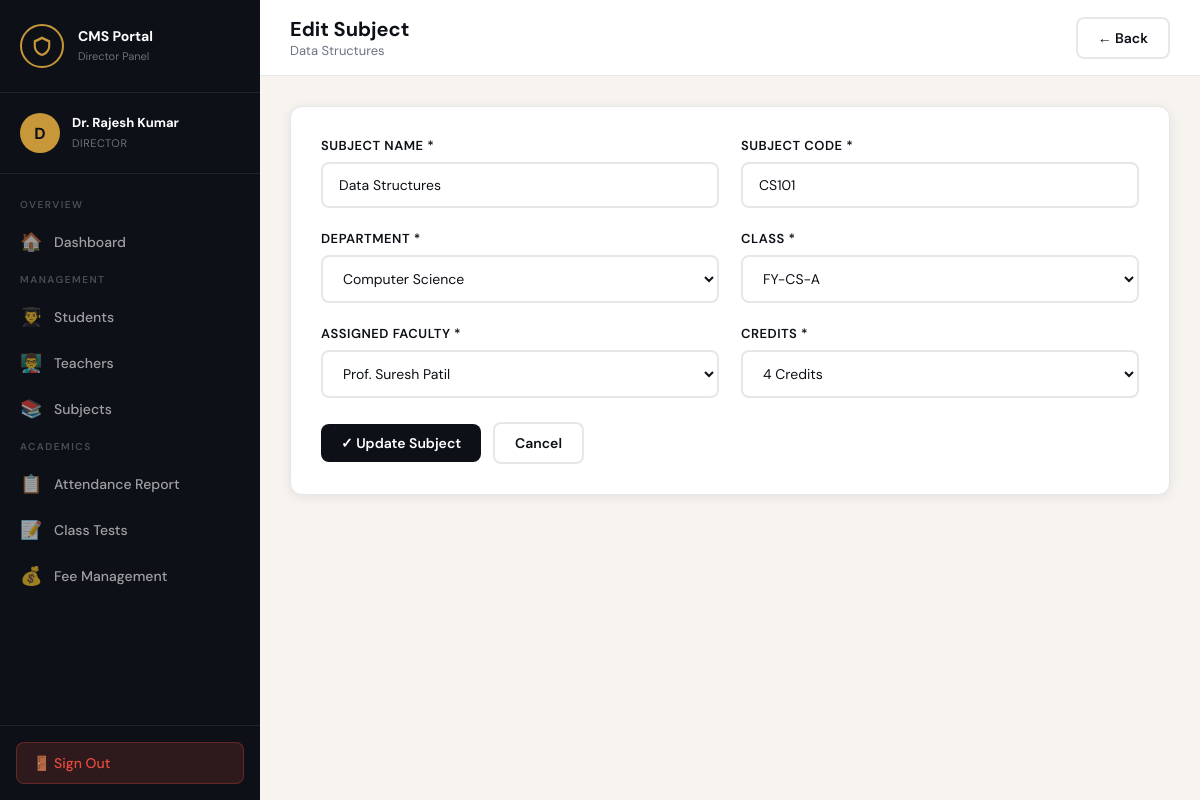
The page /subjects/edit.php?id=1 (signed in) on the database its author committed.
### tables this page shows
CREATE TABLE subjects (
    id INT AUTO_INCREMENT PRIMARY KEY,
    name VARCHAR(100) NOT NULL,
    code VARCHAR(20) UNIQUE NOT NULL,
    department_id INT,
    class_id INT,
    teacher_id INT,
    credits INT DEFAULT 3,
    FOREIGN KEY (department_id) REFERENCES departments(id) ON DELETE SET NULL,
    FOREIGN KEY (class_id) REFERENCES classes(id) ON DELETE SET NULL,
    FOREIGN KEY (teacher_id) REFERENCES teachers(id) ON DELETE SET NULL
);

CREATE TABLE departments (
    id INT AUTO_INCREMENT PRIMARY KEY,
    name VARCHAR(100) NOT NULL,
    code VARCHAR(20) UNIQUE NOT NULL,
    created_at TIMESTAMP DEFAULT CURRENT_TIMESTAMP
);

CREATE TABLE classes (
    id INT AUTO_INCREMENT PRIMARY KEY,
    name VARCHAR(50) NOT NULL,
    section VARCHAR(10),
    department_id INT,
    semester INT,
    academic_year VARCHAR(10),
    FOREIGN KEY (department_id) REFERENCES departments(id) ON DELETE SET NULL
);

CREATE TABLE teachers (
    id INT AUTO_INCREMENT PRIMARY KEY,
    user_id INT UNIQUE,
    employee_id VARCHAR(30) UNIQUE NOT NULL,
    department_id INT,
    designation VARCHAR(100),
    qualification VARCHAR(100),
    joining_date DATE,
    FOREIGN KEY (user_id) REFERENCES users(id) ON DELETE CASCADE,
    FOREIGN KEY (department_id) REFERENCES departments(id) ON DELETE SET NULL
);

CREATE TABLE users (
    id INT AUTO_INCREMENT PRIMARY KEY,
    name VARCHAR(100) NOT NULL,
    email VARCHAR(100) UNIQUE NOT NULL,
    password VARCHAR(255) NOT NULL,
    role ENUM('director','coordinator','faculty','student') NOT NULL,
    profile_pic VARCHAR(255) DEFAULT 'default.png',
    phone VARCHAR(15),
    address TEXT,
    is_active TINYINT(1) DEFAULT 1,
    created_at TIMESTAMP DEFAULT CURRENT_TIMESTAMP
);

### subjects/edit.php (the view, shortened to what this page needs)
<?php
require_once __DIR__ . '/../auth/session.php';
$id = (int)($_GET['id'] ?? 0);
$subject = $conn->query("SELECT * FROM subjects WHERE id=$id")->fetch_assoc();
$departments = $conn->query("SELECT * FROM departments ORDER BY name");
$classes     = $conn->query("SELECT * FROM classes ORDER BY name");
$teachers    = $conn->query("SELECT t.id, u.name FROM teachers t JOIN users u ON t.user_id=u.id ORDER BY u.name");
include __DIR__ . '/../includes/header.php';
?>
<div class="main">
  <div class="topbar">
    <div class="topbar-title"><h2>Edit Subject</h2><p><?= htmlspecialchars($subject['name']) ?></p></div>
    <div class="topbar-right"><a href="list.php" class="btn btn-outline">← Back</a></div>
  </div>
  <div class="content">
    <div class="form-card">
      <form method="POST">
        <div class="form-grid">
          <div class="form-group">
            <label>Subject Name *</label>
            <input type="text" name="name" value="<?= htmlspecialchars($subject['name']) ?>" required>
          </div>
          <div class="form-group">
            <label>Subject Code *</label>
            <input type="text" name="code" value="<?= htmlspecialchars($subject['code']) ?>" required>
          </div>
          <div class="form-group">
            <label>Department *</label>
            <select name="department_id" required style="padding:12px 16px;border:2px solid #e5e7eb;border-radius:8px;width:100%;font-size:14px;outline:none">
              <?php while($d=$departments->fetch_assoc()): ?>
              <option value="<?= $d['id'] ?>" <?= $subject['department_id']==$d['id']?'selected':'' ?>><?= htmlspecialchars($d['name']) ?></option>
              <?php endwhile; ?>
            </select>
          </div>
          <div class="form-group">
            <label>Class *</label>
            <select name="class_id" required style="padding:12px 16px;border:2px solid #e5e7eb;border-radius:8px;width:100%;font-size:14px;outline:none">
              <?php while($c=$classes->fetch_assoc()): ?>
              <option value="<?= $c['id'] ?>" <?= $subject['class_id']==$c['id']?'selected':'' ?>><?= htmlspecialchars($c['name']) ?></option>
              <?php endwhile; ?>
            </select>
          </div>
          <div class="form-group">
            <label>Assigned Faculty *</label>
            <select name="teacher_id" required style="padding:12px 16px;border:2px solid #e5e7eb;border-radius:8px;width:100%;font-size:14px;outline:none">
              <?php while($t=$teachers->fetch_assoc()): ?>
              <option value="<?= $t['id'] ?>" <?= $subject['teacher_id']==$t['id']?'selected':'' ?>><?= htmlspecialchars($t['name']) ?></option>
              <?php endwhile; ?>
            </select>
          </div>
          <div class="form-group">
            <label>Credits *</label>
            <select name="credits" style="padding:12px 16px;border:2px solid #e5e7eb;border-radius:8px;width:100%;font-size:14px;outline:none">
              <?php for($c=1;$c<=6;$c++): ?><option value="<?= $c ?>" <?= $subject['credits']==$c?'selected':'' ?>><?= $c ?> Credits</option><?php endfor; ?>
            </select>
          </div>
        </div>
        <div class="form-actions">
          <button type="submit" class="btn btn-primary">✓ Update Subject</button>
          <a href="list.php" class="btn btn-outline">Cancel</a>
        </div>
      </form>
    </div>
  </div>
</div>
<?php include __DIR__ . '/../includes/footer.php'; ?>

### assets/css/style.css (style rules this page uses)
:root { --ink: #0d1117; --ink2: #1a2236; --gold: #c8973a; --gold-light: #e8c87a; --paper: #f7f4ef; --cream: #ede9e0; --sidebar-w: 260px; --red: #e74c3c; --green: #27ae60; --blue: #2980b9; --purple: #8e44ad; --orange: #e67e22; --gray: #6b7280; --border: #e5e7eb; --card-shadow: 0 2px 12px rgba(0,0,0,0.08); --radius: 12px; }
* { margin: 0; padding: 0; box-sizing: border-box; }
body { font-family: 'DM Sans', sans-serif; background: var(--paper); color: var(--ink); min-height: 100vh; display: flex; }
.main { margin-left: var(--sidebar-w); flex: 1; min-height: 100vh; display: flex; flex-direction: column; }
.topbar { background: #fff; border-bottom: 1px solid var(--border); padding: 16px 30px; display: flex; align-items: center; justify-content: space-between; position: sticky; top: 0; z-index: 50; }
.topbar-title h2 { font-size: 20px; font-weight: 700; color: var(--ink); }
.topbar-title p { font-size: 13px; color: var(--gray); }
.topbar-right { display: flex; align-items: center; gap: 16px; }
.content { padding: 30px; flex: 1; }
.btn { display: inline-flex; align-items: center; gap: 8px; padding: 10px 20px; border-radius: 8px; font-size: 14px; font-weight: 600; cursor: pointer; transition: all 0.2s; border: none; text-decoration: none; font-family: 'DM Sans', sans-serif; }
.btn-primary { background: var(--ink); color: #fff; }
.btn-outline { background: transparent; border: 2px solid var(--border); color: var(--ink); }
.form-card { background: #fff; border-radius: var(--radius); padding: 30px; box-shadow: var(--card-shadow); border: 1px solid var(--border); }
.form-grid { display: grid; grid-template-columns: repeat(auto-fit, minmax(280px, 1fr)); gap: 22px; }
.form-group { display: flex; flex-direction: column; gap: 8px; }
.form-group label { font-size: 13px; font-weight: 600; color: var(--ink); text-transform: uppercase; letter-spacing: 0.5px; }
.form-group input, .form-group select, .form-group textarea { padding: 12px 16px; border: 2px solid var(--border); border-radius: 8px; font-family: 'DM Sans', sans-serif; font-size: 14px; color: var(--ink); background: #fff; transition: border-color 0.2s; outline: none; }
.form-actions { margin-top: 24px; display: flex; gap: 12px; align-items: center; }

### rows shown on the page
subjects: name "Data Structures", code "CS101", department_id "Computer Science", class_id "FY-CS-A", teacher_id "Prof. Suresh Patil", credits "4 Credits"

### other values the page prints
$initials "D"
$_SESSION['name'] "Dr. Rajesh Kumar"
$icon "🏠 👨‍🎓 👨‍🏫 📚 📋 📝 💰"
$label "Dashboard Students Teachers Subjects Attendance Report Class Tests Fee Management"
